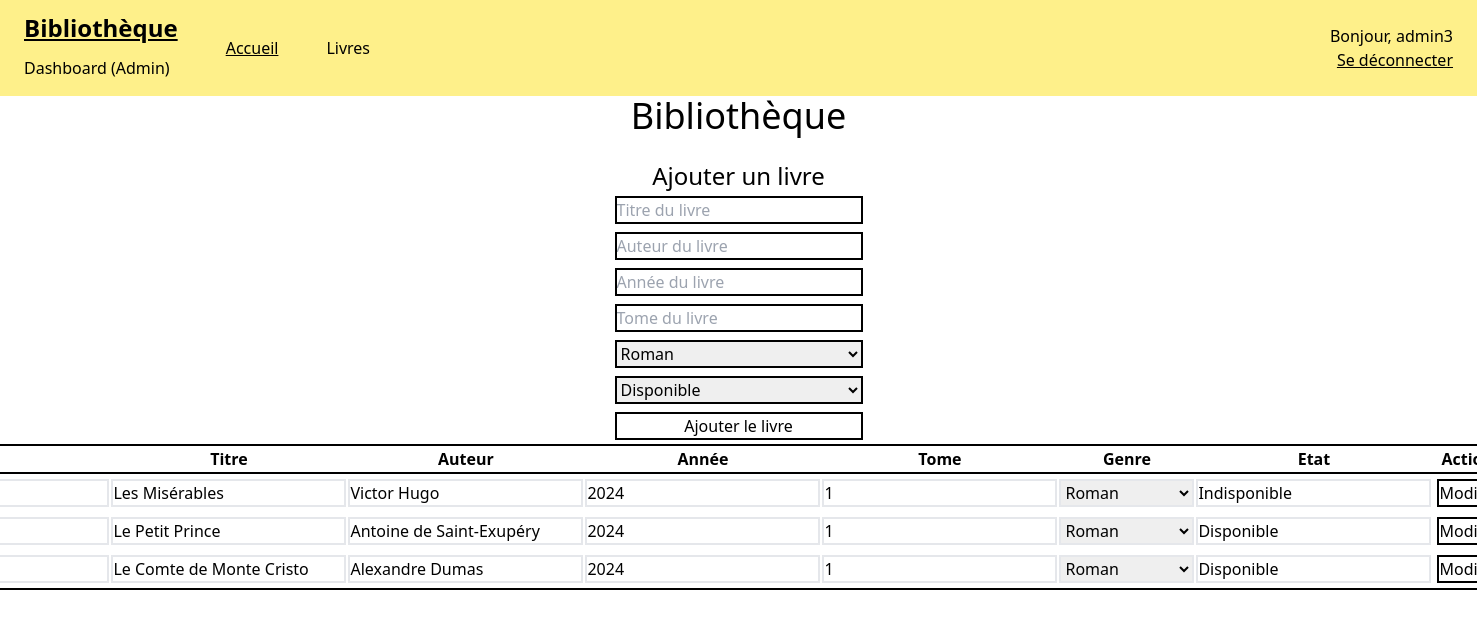
/admin_dashboard/manageBook.php (signed in), run on the app's committed database.
### tables this page shows
CREATE TABLE `livre` (
  `id_livre` int(10) NOT NULL,
  `nom_livre` varchar(255) DEFAULT NULL,
  `genre_livre` varchar(255) DEFAULT NULL,
  `auteur_livre` varchar(255) DEFAULT NULL,
  `annee_livre` int(10) DEFAULT NULL,
  `tome_livre` int(10) DEFAULT NULL,
  `etat_livre` varchar(255) NOT NULL DEFAULT 'Disponible',
  `date_retour` date DEFAULT (curdate() + interval 7 day),
  `date_emprunt` date DEFAULT curdate()
);

### src/admin_dashboard/manageBook.php (the view, shortened to what this page needs)
<?php
require_once "../includes/dbh.inc.php";
$products = $pdo->query("SELECT * FROM livre")->fetchAll();
$genres = $pdo->query("SELECT DISTINCT nom FROM genre")->fetchAll(PDO::FETCH_COLUMN);
?>
<!doctype html>
<html>
<head>
  <link href="../output.css" rel="stylesheet">
</head>
<body>
  <div class="flex flex-row bg-yellow-200 h-24 w-full">
    <div class="flex flex-col px-6">
      <h1 class="flex text-2xl py-3 underline font-bold ">Bibliothèque</h1>
      <h4 class="font-normal">Dashboard (Admin)</h4>
    </div>
    <div class="flex flex-row justify-center items-center mx-6">
      <a href="../admin_dashboard.php" class="hover:font-bold underline">Accueil</a>
    </div>
    <div class="flex flex-col justify-center mx-6 items-center">
      <a class="text-black hover:font-semibold hover:underline" href="manageBook.php">Livres</a>
    </div>
    <div class="flex justify-end items-center w-full mx-6">
      <div class="flex flex-col">
        <p class="font-thin">Bonjour, <?php echo $_SESSION['admin_username']; ?></p>
        <form class="flex justify-end" action="../includes/logout.inc.php" method="post">
          <button type="submit" class="hover:font-bold underline">Se déconnecter</button>
        </form>
      </div>
    </div>
  </div>
  <div class="flex-col flex justify-center items-center">
    <h1 class="text-4xl"> Bibliothèque </h1><br>
    <h1 class="text-2xl"> Ajouter un livre </h1>
  </div>
  <div class="flex flex-col justify-center items-center">
    <form class="flex-col flex w-64" action="../includes/add_book.inc.php" method="post">
      <input placeholder="Titre du livre" class="border-black border-2 m-1" type="text" name="nom_livre" id="nom_livre" required>
      <input placeholder="Auteur du livre" class="border-black border-2 m-1" type="text" name="auteur_livre" id="auteur_livre" required>
      <input placeholder="Année du livre" class="border-black border-2 m-1" type="number" name="annee_livre" id="annee_livre" required>
      <input placeholder="Tome du livre" class="border-black border-2 m-1" type="number" name="tome_livre" id="tome_livre" min="1" required>
      <select placeholder="Genre du livre" class="border-black border-2 m-1" name="genre_livre" id="genre_livre" required>
        <?php foreach ($genres as $genre) : ?>
          <option value="<?= $genre ?>"><?= $genre ?></option>
        <?php endforeach; ?>
      </select>
      <select placeholder="Etat du livre" class="border-black border-2 m-1" name="etat_livre" id="etat_livre" required>
        <option value="Disponible">Disponible</option>
      </select>
      <button class="border-black border-2 m-1 hover:bg-black transition:2s hover:text-white animate-fade" type="submit">Ajouter le livre</button>
    </form>
  </div>
  <div class="flex justify-center items-center">
    <table class="flex-col border-2 border-black justify-center items-center">
      <thead>
        <tr class="border-black border-2 ">
          <th>ID</th>
          <th>Titre</th>
          <th>Auteur</th>
          <th>Année</th>
          <th>Tome</th>
          <th>Genre</th>
          <th>Etat</th>
          <th>Actions</th>
        </tr>
      </thead>
      <tbody>
        <?php foreach ($products as $product) : ?>
          <tr>
            <form action="../includes/update_book.inc.php" method="post">
              <td><input class="border-2 " type="text" name="id_livre" value="<?= $product["id_livre"] ?>" readonly></td>
              <td><input class="border-2 " type="text" name="nom_livre" value="<?= $product["nom_livre"] ?>" required></td>
              <td><input class="border-2 " type="text" name="auteur_livre" value="<?= $product["auteur_livre"] ?>" required></td>
              <td><input class="border-2 " type="text" name="annee_livre" value="<?= $product["annee_livre"] ?>" required></td>
              <td><input class="border-2 " type="text" name="tome_livre" value="<?= $product["tome_livre"] ?>" min="1" required></td>
              <td><select class="border-2" name="genre_livre" required>
                  <?php foreach ($genres as $genre) : ?>
                    <option value="<?= $genre ?>" <?= $product["genre_livre"] === $genre ? "selected" : "" ?>><?= $genre ?></option>
                  <?php endforeach; ?>
                </select>
              </td>
              <td>
                <input class="border-2 BORDER-black" type="text" name="etat_livre" value="<?= $product["etat_livre"] ?>" required>
              </td>
              <td>
                <button class="border-black border-2 m-1 hover:bg-black transition:2s hover:text-white animate-fade" type="submit">Modifier</button>
              </td>
            </form>
          </tr>
        <?php endforeach; ?>
      </tbody>
    </table>
  </div>
</body>
</html>

### data on the page
livre: id_livre "35", nom_livre "Les Misérables", auteur_livre "Victor Hugo", annee_livre "2024", tome_livre "1", genre_livre "Roman", etat_livre "Indisponible"
livre: id_livre "55", nom_livre "Le Petit Prince", auteur_livre "Antoine de Saint-Exupéry", annee_livre "2024", tome_livre "1", genre_livre "Roman", etat_livre "Disponible"
livre: id_livre "57", nom_livre "Le Comte de Monte Cristo", auteur_livre "Alexandre Dumas", annee_livre "2024", tome_livre "1", genre_livre "Roman", etat_livre "Disponible"

### other printed values
$_SESSION['admin_username'] "admin3"
form field genre_livre "Roman"
